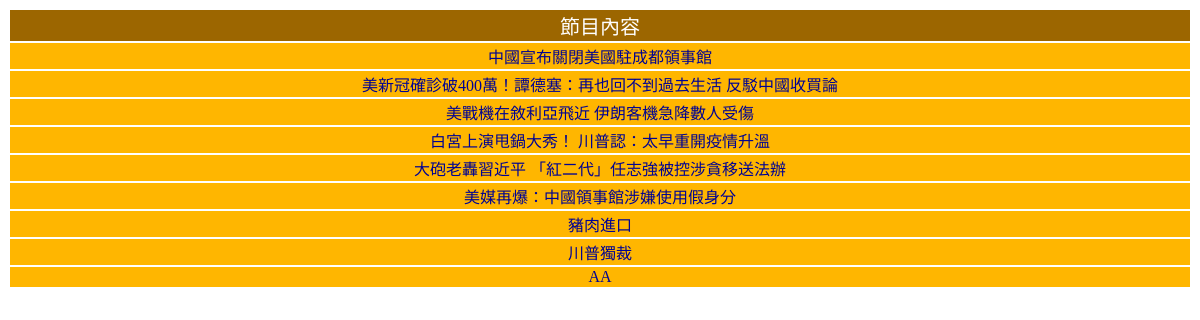
Page /list_prog.php?a=2 on the committed database.
### tables this page shows
CREATE TABLE `rad_form` (
  `rad_sn` int(6) NOT NULL COMMENT 'id',
  `rad_main_title` varchar(255) NOT NULL COMMENT '節目名稱',
  `rad_title` varchar(255) NOT NULL COMMENT '單元(節目)名稱',
  `rad_sammary` mediumtext NOT NULL COMMENT '簡介',
  `rad_filename` varchar(225) NOT NULL COMMENT '檔案名稱',
  `rad_author` varchar(12) NOT NULL COMMENT '主持人',
  `rad_date_broadcast` date NOT NULL COMMENT '播放日期',
  `rad_time_broadcast` time NOT NULL COMMENT '播放時間',
  `rad_end_broadcast` time NOT NULL COMMENT '結束時間',
  `rad_type` varchar(20) NOT NULL COMMENT '種類',
  `rad_guest` varchar(20) DEFAULT NULL COMMENT '來賓',
  `rad_broad_no` int(6) DEFAULT NULL COMMENT '點擊次數',
  `rad_like` int(6) DEFAULT NULL COMMENT 'like次數',
  `rad_unlike` int(6) DEFAULT NULL COMMENT 'unlike數',
  `rad_del` int(1) DEFAULT '0'
);

### list_prog.php (the view, shortened to what this page needs)
<!DOCTYPE html PUBLIC "-//W3C//DTD XHTML 1.0 Transitional//EN" "http://www.w3.org/TR/xhtml1/DTD/xhtml1-transitional.dtd">
<html xmlns="http://www.w3.org/1999/xhtml">
<head>
</head>
<body>
<?php
$front_data=$_GET['a'];
require "config.php";
mysqli_query($link, "SET CHARACTER SET UTF8");
$sql="SELECT * FROM rad_form WHERE rad_main_title='$front_data'";
$result=mysqli_query($link,$sql);
$number_result=mysqli_num_rows($result);
for($i=0; $i<$number_result; $i++){
$arr[$i]=mysqli_fetch_array($result);
}
?>
<table style="width: 100%" class="style1">
	<tr>
		<td class="style3">節目內容</td>
	</tr>
	<?php for($i=0; $i<$number_result; $i++){ ?>
	<tr>
		<td class="style2"><?php echo "<a href='list_all.php?a=".$arr[$i]['rad_sn']."'>".$arr[$i]['rad_title']."</a><br>";?></td>
	</tr>
	<?php }?>
</table>
</body>
</html>

### list_prog.php (style rules this page uses)
.style2 { text-align:center; background-color: #FFB600; color: #000392; font-family: Microsoft JhengHei; }
.style3 { color: #FFFFFF; background-color: #9C6600; font-family: Microsoft JhengHei; text-align:center; font-size: 20px; }
a:link { text-decoration: none; color: #000392; font-family: Microsoft JhengHei; }

### rows in the picture
rad_form: rad_title "中國宣布關閉美國駐成都領事館"
rad_form: rad_title "美新冠確診破400萬！譚德塞：再也回不到過去生活 反駁中國收買論"
rad_form: rad_title "美戰機在敘利亞飛近 伊朗客機急降數人受傷"
rad_form: rad_title "白宮上演甩鍋大秀！ 川普認：太早重開疫情升溫"
rad_form: rad_title "大砲老轟習近平 「紅二代」任志強被控涉貪移送法辦"
rad_form: rad_title "美媒再爆：中國領事館涉嫌使用假身分"
rad_form: rad_title "豬肉進口"
rad_form: rad_title "川普獨裁"
rad_form: rad_title "AA"
